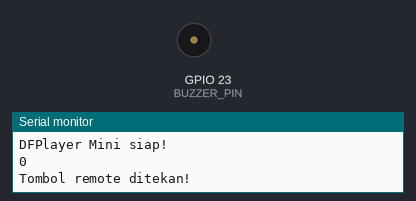
Recording of a sketch running on a simulated ESP32. On the bench: buzzer (waves = sounding, pin HIGH), the last lines printed to the serial monitor. Wiring (inferred from the names in the program): 2 × IR receiver: data GPIO 21 / data GPIO 27. I2S audio is not simulated (input reads silence); the audio player accepts every command and is not drawn.

Above: at 0.8 s.
At 2.74 s:
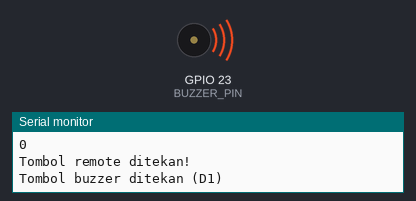
Timing chart, 0 to 3.7 s (numbered marks = the images above):
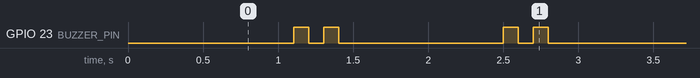

The sketch:

Remote.ino
```cpp
#include <DFRobotDFPlayerMini.h>
#include <driver/i2s.h>

// ----------- DFPlayer Mini -----------
#define REMOTE_PIN 21  // Pin sinyal dari receiver 433 MHz
HardwareSerial mySerial(2);  // Gunakan UART2
DFRobotDFPlayerMini myDFPlayer;

// ----------- Konfigurasi I2S untuk INMP441 -----------
#define I2S_WS   15
#define I2S_SCK  14
#define I2S_SD   32
#define I2S_PORT I2S_NUM_0

// ----------- Konfigurasi Buzzer & Remote -----------
#define BUZZER_PIN         23
#define BUZZER_REMOTE_PIN  27   // D1

void setupI2SMic() {
  const i2s_config_t i2s_config = {
    .mode = i2s_mode_t(I2S_MODE_MASTER | I2S_MODE_RX),
    .sample_rate = 16000,
    .bits_per_sample = I2S_BITS_PER_SAMPLE_32BIT,
    .channel_format = I2S_CHANNEL_FMT_ONLY_LEFT,
    .communication_format = I2S_COMM_FORMAT_I2S,
    .intr_alloc_flags = ESP_INTR_FLAG_LEVEL1,
    .dma_buf_count = 4,
    .dma_buf_len = 1024,
    .use_apll = false,
    .tx_desc_auto_clear = false,
    .fixed_mclk = 0
  };

  const i2s_pin_config_t pin_config = {
    .bck_io_num = I2S_SCK,
    .ws_io_num = I2S_WS,
    .data_out_num = I2S_PIN_NO_CHANGE,
    .data_in_num = I2S_SD
  };

  i2s_driver_install(I2S_PORT, &i2s_config, 0, NULL);
  i2s_set_pin(I2S_PORT, &pin_config);
  i2s_zero_dma_buffer(I2S_PORT);
}

void setup() {
  Serial.begin(115200);

  // Setup mic
  setupI2SMic();
  Serial.println("Tes mic INMP441 dengan deteksi frekuensi kasar");

  // Setup DFPlayer
  pinMode(REMOTE_PIN, INPUT);
  mySerial.begin(9600, SERIAL_8N1, 16, 17);  // RX, TX
  if (!myDFPlayer.begin(mySerial)) {
    Serial.println("Gagal konek ke DFPlayer");
    while (true);
  }
  Serial.println("DFPlayer Mini siap!");
  myDFPlayer.volume(40);  // Volume maksimal

  // Setup tombol buzzer
  pinMode(BUZZER_REMOTE_PIN, INPUT);
  pinMode(BUZZER_PIN, OUTPUT);
  digitalWrite(BUZZER_PIN, LOW);
}

void loop() {
  // ----------- Deteksi suara dari INMP441 -----------
  const int samples_to_read = 1024;
  int32_t buffer[samples_to_read];
  size_t bytes_read;

  i2s_read(I2S_PORT, buffer, sizeof(buffer), &bytes_read, portMAX_DELAY);
  int samples_read = bytes_read / sizeof(int32_t);

  int zero_crossings = 0;
  for (int i = 1; i < samples_read; i++) {
    if ((buffer[i - 1] > 0 && buffer[i] < 0) || (buffer[i - 1] < 0 && buffer[i] > 0)) {
      zero_crossings++;
    }
  }

  float estimated_frequency = (zero_crossings / 2.0) * (16000.0 / samples_read);

  if (estimated_frequency > 20) {
    Serial.print("Frekuensi Deteksi: ");
    Serial.print(estimated_frequency, 1);
    Serial.println(" Hz");
  } else {
    Serial.println("0"); // Tidak ada suara
  }

  // ----------- Remote DFPlayer 433 MHz pin 21 -----------
  if (digitalRead(REMOTE_PIN) == HIGH) {
    Serial.println("Tombol remote ditekan!");
    myDFPlayer.play(1);  // Mainkan file 001.mp3
    delay(500); // Debounce
  }

  // ----------- Buzzer Tombol D1 -----------
  if (digitalRead(BUZZER_REMOTE_PIN) == HIGH) {
    Serial.println("Tombol buzzer ditekan (D1)");
    for (int i = 0; i < 2; i++) {
      digitalWrite(BUZZER_PIN, HIGH);
      delay(100);
      digitalWrite(BUZZER_PIN, LOW);
      delay(100);
    }
    delay(300);
  }

  delay(100); // Stabilitas loop
}
```

Measured:
- by itself, GPIO 23 (BUZZER_PIN): repeats every 1.4 s: LOW 0.10 s, HIGH 0.10 s, LOW 1.1 s, HIGH 0.10 s
- by itself, everything shown: repeats every 1.4 s, in 4 steps
